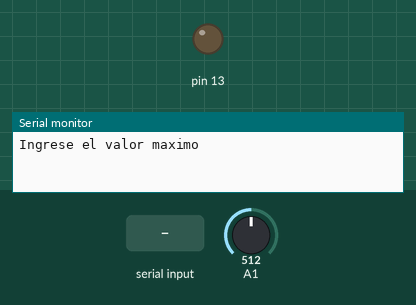
Recording of a sketch running on a simulated Arduino Uno, built with avr-gcc and run on an emulated ATmega328P. Parts: output pins drawn as LEDs (lit = HIGH), the last lines printed to the serial monitor. The inputs (shaded band) are chosen by the test bench; at power-on: A1 = 512.

Above: at 1.2 s.
1.3 s: "90,45\n" received over Serial
At 3.1 s:
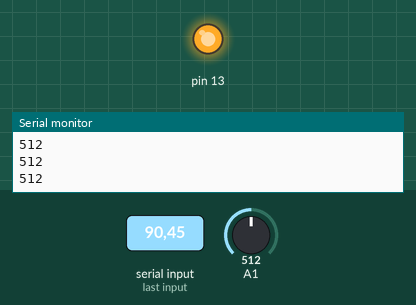
3.8 s: A1 set to 0
At 4.3 s:
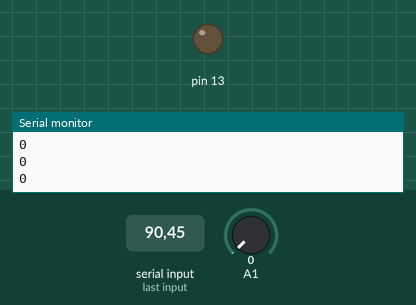
5.3 s: A1 set to 122
At 6.6 s:
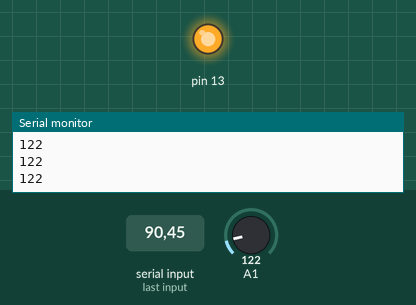
Timing chart, 0 to 8.3 s (numbered marks = the images above; inputs shaded):
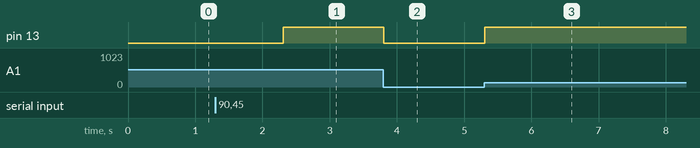

Measured:
- after the input at 1.3 s, pin 13: LOW → HIGH after 1.0 s
- after the input at 3.8 s, pin 13: HIGH → LOW at once
- after the input at 5.3 s, pin 13: LOW → HIGH at once

The sketch:

Deber_CAD.ino
```cpp
/*
 * Deber Conversor análogo digital
 */
String ingreso;
int v=0;
int c;
int a;

void setup() {
  Serial.begin(9600);
  Serial.println("Ingrese el valor maximo");
  pinMode(13, OUTPUT);
  pinMode(A1, INPUT);
}

void loop () {
  if(Serial.available()>0){
  ingreso=Serial.readStringUntil("\n");
  v=ingreso.toInt();
  }
  if (v>0 && v <=1024){
    c=analogRead(A1);
    Serial.println(c);
  }
   if(c>a){
      digitalWrite(13,HIGH);
  }
  else {
    digitalWrite(13,LOW);
}
}
```
